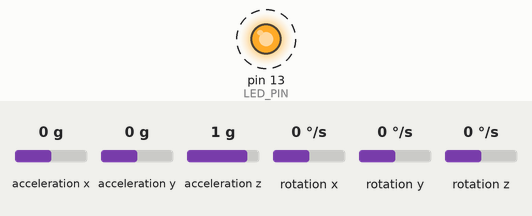
Simulated run of this sketch. Board: Arduino Uno, built with avr-gcc and run on an emulated ATmega328P. Parts: output pins drawn as LEDs (lit = HIGH). Dashed ring = blinking. The inputs (shaded band) are chosen by the test bench; at power-on: acceleration x 0 g, acceleration y 0 g, acceleration z 1 g, rotation x 0 °/s, rotation y 0 °/s, rotation z 0 °/s. What the sketch prints to the serial monitor is not drawn.

Above: at 0.2 s.
Timing chart, 0 to 3.0 s (numbered marks = the images above):
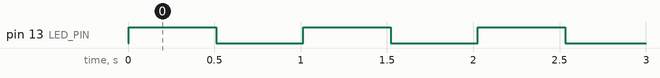

The sketch:

BaseArduinoProyecto.ino
```cpp
// I2C device class (I2Cdev) demonstration Arduino sketch for MPU6050 class
// 10/7/2011 by Jeff Rowberg <jeff@rowberg.net>
// Updates should (hopefully) always be available at https://github.com/jrowberg/i2cdevlib
//
// Changelog:
//      2013-05-08 - added multiple output formats
//                 - added seamless Fastwire support
//      2011-10-07 - initial release

/* ============================================
I2Cdev device library code is placed under the MIT license
Copyright (c) 2011 Jeff Rowberg

Permission is hereby granted, free of charge, to any person obtaining a copy
of this software and associated documentation files (the "Software"), to deal
in the Software without restriction, including without limitation the rights
to use, copy, modify, merge, publish, distribute, sublicense, and/or sell
copies of the Software, and to permit persons to whom the Software is
furnished to do so, subject to the following conditions:

The above copyright notice and this permission notice shall be included in
all copies or substantial portions of the Software.

THE SOFTWARE IS PROVIDED "AS IS", WITHOUT WARRANTY OF ANY KIND, EXPRESS OR
IMPLIED, INCLUDING BUT NOT LIMITED TO THE WARRANTIES OF MERCHANTABILITY,
FITNESS FOR A PARTICULAR PURPOSE AND NONINFRINGEMENT. IN NO EVENT SHALL THE
AUTHORS OR COPYRIGHT HOLDERS BE LIABLE FOR ANY CLAIM, DAMAGES OR OTHER
LIABILITY, WHETHER IN AN ACTION OF CONTRACT, TORT OR OTHERWISE, ARISING FROM,
OUT OF OR IN CONNECTION WITH THE SOFTWARE OR THE USE OR OTHER DEALINGS IN
THE SOFTWARE.
===============================================
*/

// I2Cdev and MPU6050 must be installed as libraries, or else the .cpp/.h files
// for both classes must be in the include path of your project
#include "I2Cdev.h"
#include "MPU6050.h"

// Arduino Wire library is required if I2Cdev I2CDEV_ARDUINO_WIRE implementation
// is used in I2Cdev.h
#if I2CDEV_IMPLEMENTATION == I2CDEV_ARDUINO_WIRE
    #include "Wire.h"
#endif

// class default I2C address is 0x68
// specific I2C addresses may be passed as a parameter here
// AD0 low = 0x68 (default for InvenSense evaluation board)
// AD0 high = 0x69
MPU6050 accelgyro;
//MPU6050 accelgyro(0x69); // <-- use for AD0 high

int16_t ax, ay, az;
int16_t gx, gy, gz;


// uncomment "OUTPUT_READABLE_ACCELGYRO" if you want to see a tab-separated
// list of the accel X/Y/Z and then gyro X/Y/Z values in decimal. Easy to read,
// not so easy to parse, and slow(er) over UART.
#define OUTPUT_READABLE_ACCELGYRO

// uncomment "OUTPUT_BINARY_ACCELGYRO" to send all 6 axes of data as 16-bit
// binary, one right after the other. This is very fast (as fast as possible
// without compression or data loss), and easy to parse, but impossible to read
// for a human.
//#define OUTPUT_BINARY_ACCELGYRO


#define LED_PIN 13
bool blinkState = false;

void setup() {
    // join I2C bus (I2Cdev library doesn't do this automatically)
    #if I2CDEV_IMPLEMENTATION == I2CDEV_ARDUINO_WIRE
        Wire.begin();
    #elif I2CDEV_IMPLEMENTATION == I2CDEV_BUILTIN_FASTWIRE
        Fastwire::setup(400, true);
    #endif

    // initialize serial communication
    // (38400 chosen because it works as well at 8MHz as it does at 16MHz, but
    // it's really up to you depending on your project)
    Serial.begin(38400);

    // initialize device
    //Serial.println("Initializing I2C devices...");
    accelgyro.initialize();

    // verify connection
    //Serial.println("Testing device connections...");
    //Serial.println(accelgyro.testConnection() ? "MPU6050 connection successful" : "MPU6050 connection failed");

    // use the code below to change accel/gyro offset values
    /*
    Serial.println("Updating internal sensor offsets...");
    // -76	-2359	1688	0	0	0
    Serial.print(accelgyro.getXAccelOffset()); Serial.print("\t"); // -76
    Serial.print(accelgyro.getYAccelOffset()); Serial.print("\t"); // -2359
    Serial.print(accelgyro.getZAccelOffset()); Serial.print("\t"); // 1688
    Serial.print(accelgyro.getXGyroOffset()); Serial.print("\t"); // 0
    Serial.print(accelgyro.getYGyroOffset()); Serial.print("\t"); // 0
    Serial.print(accelgyro.getZGyroOffset()); Serial.print("\t"); // 0
    Serial.print("\n");
    accelgyro.setXGyroOffset(220);
    accelgyro.setYGyroOffset(76);
    accelgyro.setZGyroOffset(-85);
    Serial.print(accelgyro.getXAccelOffset()); Serial.print("\t"); // -76
    Serial.print(accelgyro.getYAccelOffset()); Serial.print("\t"); // -2359
    Serial.print(accelgyro.getZAccelOffset()); Serial.print("\t"); // 1688
    Serial.print(accelgyro.getXGyroOffset()); Serial.print("\t"); // 0
    Serial.print(accelgyro.getYGyroOffset()); Serial.print("\t"); // 0
    Serial.print(accelgyro.getZGyroOffset()); Serial.print("\t"); // 0
    Serial.print("\n");
    */

    // configure Arduino LED for
    pinMode(LED_PIN, OUTPUT);
}

void loop() {
    // read raw accel/gyro measurements from device
    accelgyro.getMotion6(&ax, &ay, &az, &gx, &gy, &gz);

    float ax_m_s2 = ax * (9.81/16384.0);
    float ay_m_s2 = ay * (9.81/16384.0);
    float az_m_s2 = az * (9.81/16384.0);
    float gx_deg_s = gx * (250.0/32768.0);
    float gy_deg_s = gy * (250.0/32768.0);
    float gz_deg_s = gz * (250.0/32768.0);

    String dataOutput = (String(ax_m_s2,4) + "," + String(ay_m_s2,4) + "," + String(az_m_s2,4) + "," + String(gx_deg_s,4) + "," + String(gy_deg_s,4) + "," + String(gz_deg_s,4));
    // these methods (and a few others) are also available
    //accelgyro.getAcceleration(&ax, &ay, &az);
    //accelgyro.getRotation(&gx, &gy, &gz);

    #ifdef OUTPUT_READABLE_ACCELGYRO
        // display tab-separated accel/gyro x/y/z values
        Serial.print(dataOutput+"\n");
    #endif

    #ifdef OUTPUT_BINARY_ACCELGYRO
        Serial.write((uint8_t)(ax_m_s2 >> 8)); Serial.write((uint8_t)(ax_m_s2 & 0xFF));
        Serial.write((uint8_t)(ay_m_s2 >> 8)); Serial.write((uint8_t)(ay_m_s2 & 0xFF));
        Serial.write((uint8_t)(az_m_s2 >> 8)); Serial.write((uint8_t)(az_m_s2 & 0xFF));
    #endif

    // blink LED to indicate activity
    blinkState = !blinkState;
    digitalWrite(LED_PIN, blinkState);
    delay(500);
}
```

Measured:
- by itself, pin 13 (LED_PIN): alternates HIGH for 0.51 s and LOW for 0.51 s
